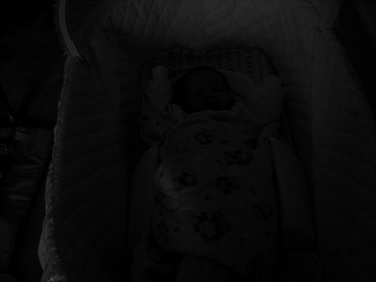
#> input picture Week1/images/baby.jpg, 376 x 282 px, found by its file name
$ jupyter execute --allow-errors 19521766.ipynb
#> lines starting #> are read from the running program, lines starting #| are printed output that depends on the picture
[cell 1]
from google.colab import drive
drive.mount('/content/drive')

THÔNG TIN SINH VIÊN

MSSV: 19521766

HỌ TÊN: PHAN ANH LỘC

BÀI TẬP: HISTOGRAM

ĐƯỜNG DẪN MÔN HỌC

[cell 2]
import os
dir_monhoc = '/content/drive/MyDrive/CS231.M12.KHCL'
dir_baitap = os.path.join(dir_monhoc, 'Baitap', 'Baitap1')
dir_images = os.path.join(dir_baitap, 'images')

ĐỌC VÀ HIỂN THỊ ẢNH

[cell 3]
import cv2 as cv
from google.colab.patches import cv2_imshow
from scipy.spatial import distance

[cell 4]
path_filename = os.path.join(dir_images, 'baby.jpg')
img = cv.imread(path_filename,0)
#> img is the input picture: shape (282, 376); min 0, max 80, mean 10.2
cv2_imshow(img)

TÍNH VÀ HIỂN THỊ HISTOGRAM

[cell 5]
hist = cv.calcHist([img],[0],None,[256],[0,256])
#> hist = 256 values, max 7771 at index 8, min 0 at index 53, mean 414.2
import matplotlib.pyplot as plt
plt.plot(hist)
plt.xlim([0,256])
plt.legend(('histogram'),loc = 'upper left')
plt.show()
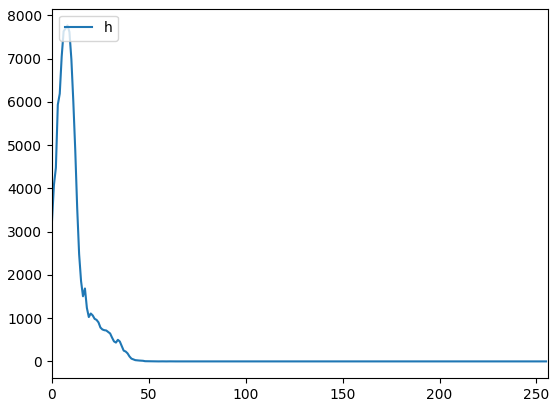
#> figure drawn by matplotlib, 1 panel; curve peaks at x = 8, y = 7771

TÍNH HISTOGRAM

[cell 6]
def CalculateHist(pathfilename):
    img = cv.imread(pathfilename,0)
    hist = cv.calcHist([img],[0],None,[256],[0,256])
    size = img.shape[0] * img.shape[1]
    hist = hist / size
    return hist

ĐỌC 2 CẶP ẢNH

[cell 7]
path_img_0814 = os.path.join(dir_images, 'image_0814.jpg')
path_img_0816 = os.path.join(dir_images, 'image_0816.jpg')
path_img_1248 = os.path.join(dir_images, 'image_1248.jpg')

img_0814 = cv.imread(path_img_0814,0)
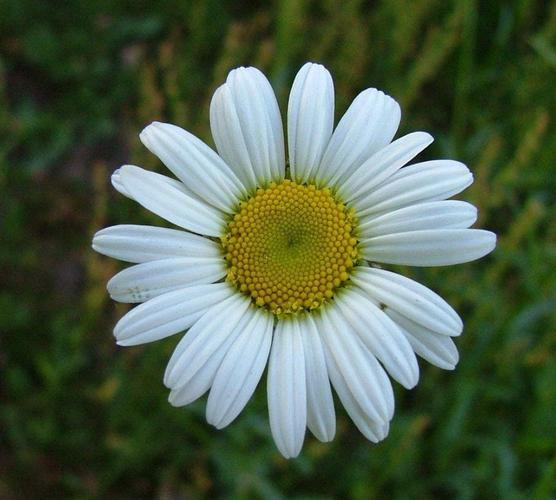
#> input picture Week1/images/image_0814.jpg, 556 x 500 px, found by its file name
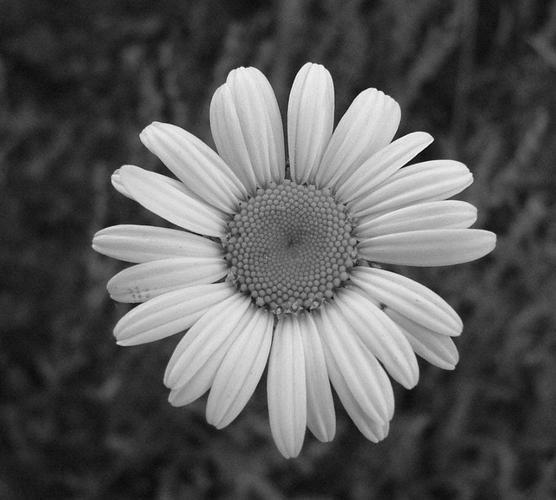
#> img_0814: shape (500, 556); min 0, max 255, mean 89.9
img_0816 = cv.imread(path_img_0816,0)
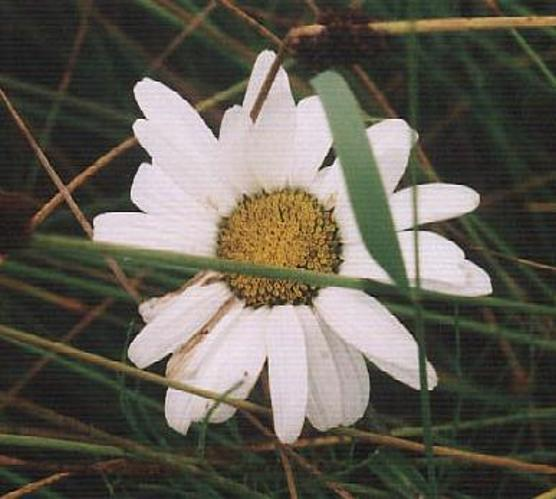
#> input picture Week1/images/image_0816.jpg, 556 x 499 px, found by its file name
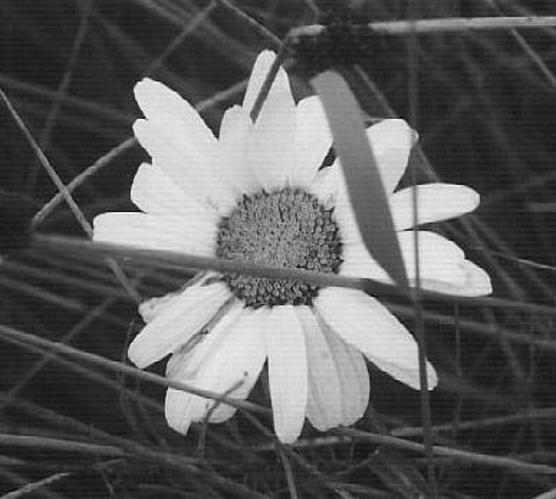
#> img_0816: shape (499, 556); min 6, max 254, mean 93.1
img_1248 = cv.imread(path_img_1248,0)
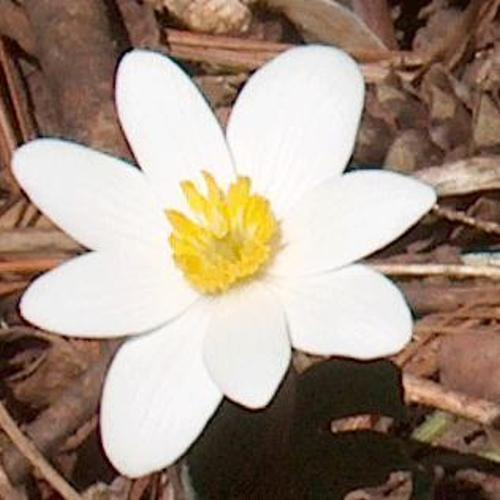
#> input picture Week1/images/image_1248.jpg, 500 x 500 px, found by its file name
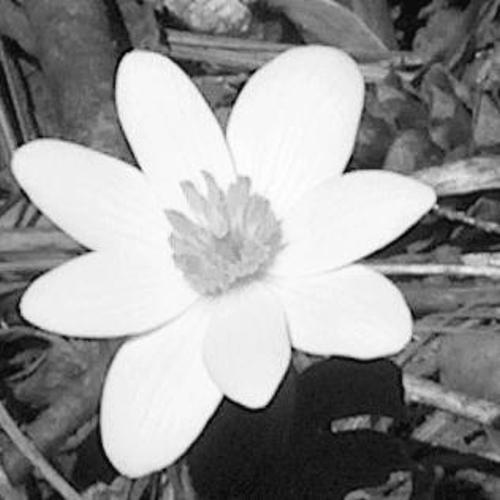
#> img_1248: shape (500, 500); min 0, max 255, mean 147.8

cv2_imshow(img_0814)
cv2_imshow(img_0816)

[cell 8]
cv2_imshow(img_0814)
cv2_imshow(img_1248)

TÍNH KHOẢNG CÁCH VÀ SỰ TƯƠNG ĐỒNG CẶP ẢNH THỨ 1

[cell 9]
hist_img_0814 = CalculateHist(path_img_0814)
#> in CalculateHist, `hist = cv.calcHist([img],[0],None,[256],[0,256])`: hist = 256 values, max 5332 at index 39, min 0 at index 2, mean 1085.9
#> in CalculateHist, `hist = hist / size`: hist = 256 values, max 0.0192 at index 39, min 0 at index 2, mean 0.00391
#> hist_img_0814 has the same summary as hist in CalculateHist
hist_img_0816 = CalculateHist(path_img_0816)
#> hist_img_0816 = 256 values, max 0.0247 at index 40, min 0 at index 0, mean 0.00391
#> (the rest of this cell did not finish here and is left out)

TÍNH KHOẢNG CÁCH VÀ SỰ TƯƠNG ĐỒNG CẶP ẢNH THỨ 2

[cell 10]
hist_img_0814 = CalculateHist(path_img_0814)
hist_img_1248 = CalculateHist(path_img_1248)
#> hist_img_1248 = 256 values, max 0.0465 at index 247, min 1.2e-05 at index 1, mean 0.00391
#> (the rest of this cell did not finish here and is left out)

CÂN BẰNG ẢNH HISTOGRAM

[cell 11]
import numpy as np
path_filename = os.path.join(dir_images, 'baby.jpg')
baby_img = cv.imread(path_filename,0)
equalize = cv.equalizeHist(baby_img)
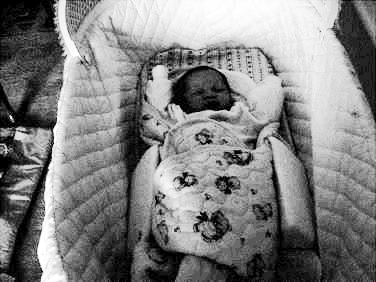
#> equalize: shape (282, 376); min 0, max 255, mean 129.9
img_equalized = np.hstack((baby_img, equalize))
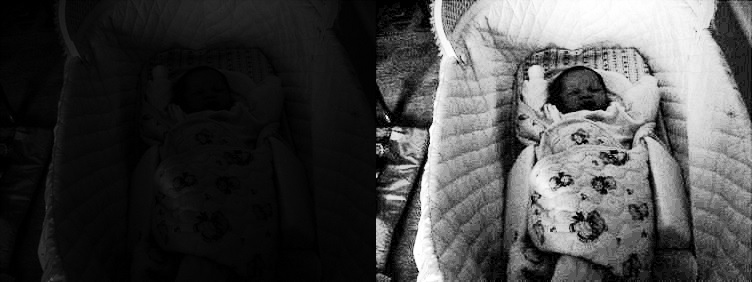
#> img_equalized: shape (282, 752); min 0, max 255, mean 70
cv2_imshow(img_equalized)
